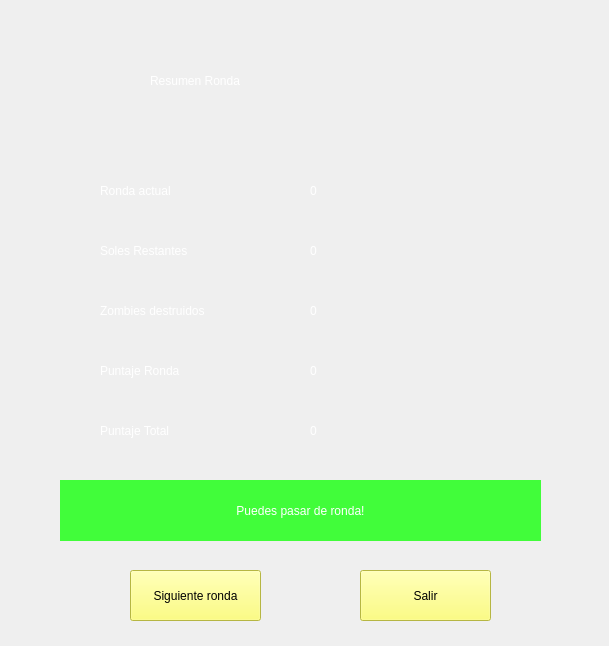
<?xml version="1.0" encoding="UTF-8"?>
<ui version="4.0">
 <class>Form</class>
 <widget class="QWidget" name="Form">
  <property name="geometry">
   <rect>
    <x>0</x>
    <y>0</y>
    <width>609</width>
    <height>646</height>
   </rect>
  </property>
  <property name="windowTitle">
   <string>Form</string>
  </property>
  <widget class="QLabel" name="label">
   <property name="geometry">
    <rect>
     <x>-1</x>
     <y>-5</y>
     <width>611</width>
     <height>651</height>
    </rect>
   </property>
   <property name="text">
    <string/>
   </property>
   <property name="pixmap">
    <pixmap>sprites/Fondos/fondoMenu.png</pixmap>
   </property>
   <property name="scaledContents">
    <bool>true</bool>
   </property>
  </widget>
  <widget class="QLabel" name="label_2">
   <property name="geometry">
    <rect>
     <x>150</x>
     <y>50</y>
     <width>201</width>
     <height>61</height>
    </rect>
   </property>
   <property name="styleSheet">
    <string notr="true">color: rgb(255, 255, 255);
font: 24pt &quot;.AppleSystemUIFont&quot;;</string>
   </property>
   <property name="text">
    <string>Resumen Ronda</string>
   </property>
  </widget>
  <widget class="QLabel" name="label_3">
   <property name="geometry">
    <rect>
     <x>390</x>
     <y>50</y>
     <width>61</width>
     <height>61</height>
    </rect>
   </property>
   <property name="text">
    <string/>
   </property>
   <property name="pixmap">
    <pixmap>sprites/Elementos de juego/sol.png</pixmap>
   </property>
   <property name="scaledContents">
    <bool>true</bool>
   </property>
  </widget>
  <widget class="QLabel" name="label_4">
   <property name="geometry">
    <rect>
     <x>140</x>
     <y>170</y>
     <width>171</width>
     <height>41</height>
    </rect>
   </property>
   <property name="text">
    <string/>
   </property>
  </widget>
  <widget class="QLabel" name="label_5">
   <property name="geometry">
    <rect>
     <x>100</x>
     <y>160</y>
     <width>201</width>
     <height>61</height>
    </rect>
   </property>
   <property name="styleSheet">
    <string notr="true">color: rgb(255, 255, 255);
font: 20pt &quot;.AppleSystemUIFont&quot;;</string>
   </property>
   <property name="text">
    <string>Ronda actual</string>
   </property>
  </widget>
  <widget class="QLabel" name="label_ronda_actual">
   <property name="geometry">
    <rect>
     <x>310</x>
     <y>160</y>
     <width>201</width>
     <height>61</height>
    </rect>
   </property>
   <property name="styleSheet">
    <string notr="true">color: rgb(255, 255, 255);
font: 20pt &quot;.AppleSystemUIFont&quot;;</string>
   </property>
   <property name="text">
    <string>0</string>
   </property>
  </widget>
  <widget class="QLabel" name="label_7">
   <property name="geometry">
    <rect>
     <x>100</x>
     <y>220</y>
     <width>201</width>
     <height>61</height>
    </rect>
   </property>
   <property name="styleSheet">
    <string notr="true">color: rgb(255, 255, 255);
font: 20pt &quot;.AppleSystemUIFont&quot;;</string>
   </property>
   <property name="text">
    <string>Soles Restantes</string>
   </property>
  </widget>
  <widget class="QLabel" name="label_8">
   <property name="geometry">
    <rect>
     <x>100</x>
     <y>280</y>
     <width>201</width>
     <height>61</height>
    </rect>
   </property>
   <property name="styleSheet">
    <string notr="true">color: rgb(255, 255, 255);
font: 20pt &quot;.AppleSystemUIFont&quot;;</string>
   </property>
   <property name="text">
    <string>Zombies destruidos</string>
   </property>
  </widget>
  <widget class="QLabel" name="label_9">
   <property name="geometry">
    <rect>
     <x>100</x>
     <y>340</y>
     <width>201</width>
     <height>61</height>
    </rect>
   </property>
   <property name="styleSheet">
    <string notr="true">color: rgb(255, 255, 255);
font: 20pt &quot;.AppleSystemUIFont&quot;;</string>
   </property>
   <property name="text">
    <string>Puntaje Ronda</string>
   </property>
  </widget>
  <widget class="QLabel" name="label_10">
   <property name="geometry">
    <rect>
     <x>100</x>
     <y>400</y>
     <width>201</width>
     <height>61</height>
    </rect>
   </property>
   <property name="styleSheet">
    <string notr="true">color: rgb(255, 255, 255);
font: 20pt &quot;.AppleSystemUIFont&quot;;</string>
   </property>
   <property name="text">
    <string>Puntaje Total</string>
   </property>
  </widget>
  <widget class="QLabel" name="label_soles_restantes">
   <property name="geometry">
    <rect>
     <x>310</x>
     <y>220</y>
     <width>201</width>
     <height>61</height>
    </rect>
   </property>
   <property name="styleSheet">
    <string notr="true">color: rgb(255, 255, 255);
font: 20pt &quot;.AppleSystemUIFont&quot;;</string>
   </property>
   <property name="text">
    <string>0</string>
   </property>
  </widget>
  <widget class="QLabel" name="label_zombies_destruidos">
   <property name="geometry">
    <rect>
     <x>310</x>
     <y>280</y>
     <width>201</width>
     <height>61</height>
    </rect>
   </property>
   <property name="styleSheet">
    <string notr="true">color: rgb(255, 255, 255);
font: 20pt &quot;.AppleSystemUIFont&quot;;</string>
   </property>
   <property name="text">
    <string>0</string>
   </property>
  </widget>
  <widget class="QLabel" name="label_puntaje_ronda">
   <property name="geometry">
    <rect>
     <x>310</x>
     <y>340</y>
     <width>201</width>
     <height>61</height>
    </rect>
   </property>
   <property name="styleSheet">
    <string notr="true">color: rgb(255, 255, 255);
font: 20pt &quot;.AppleSystemUIFont&quot;;</string>
   </property>
   <property name="text">
    <string>0</string>
   </property>
  </widget>
  <widget class="QLabel" name="label_puntaje_total">
   <property name="geometry">
    <rect>
     <x>310</x>
     <y>400</y>
     <width>201</width>
     <height>61</height>
    </rect>
   </property>
   <property name="styleSheet">
    <string notr="true">color: rgb(255, 255, 255);
font: 20pt &quot;.AppleSystemUIFont&quot;;</string>
   </property>
   <property name="text">
    <string>0</string>
   </property>
  </widget>
  <widget class="QLabel" name="label_status">
   <property name="geometry">
    <rect>
     <x>60</x>
     <y>480</y>
     <width>481</width>
     <height>61</height>
    </rect>
   </property>
   <property name="styleSheet">
    <string notr="true">color: rgb(255, 255, 255);
background-color: rgb(65, 253, 58);
font: 20pt &quot;.AppleSystemUIFont&quot;;</string>
   </property>
   <property name="text">
    <string>Puedes pasar de ronda!</string>
   </property>
   <property name="alignment">
    <set>Qt::AlignCenter</set>
   </property>
  </widget>
  <widget class="QPushButton" name="boton_siguiente_ronda">
   <property name="geometry">
    <rect>
     <x>130</x>
     <y>570</y>
     <width>131</width>
     <height>51</height>
    </rect>
   </property>
   <property name="styleSheet">
    <string notr="true">background-color: rgb(255, 255, 94);</string>
   </property>
   <property name="text">
    <string>Siguiente ronda</string>
   </property>
  </widget>
  <widget class="QPushButton" name="boton_salir">
   <property name="geometry">
    <rect>
     <x>360</x>
     <y>570</y>
     <width>131</width>
     <height>51</height>
    </rect>
   </property>
   <property name="styleSheet">
    <string notr="true">background-color: rgb(255, 255, 94);
</string>
   </property>
   <property name="text">
    <string>Salir</string>
   </property>
  </widget>
 </widget>
 <resources/>
 <connections/>
</ui>
